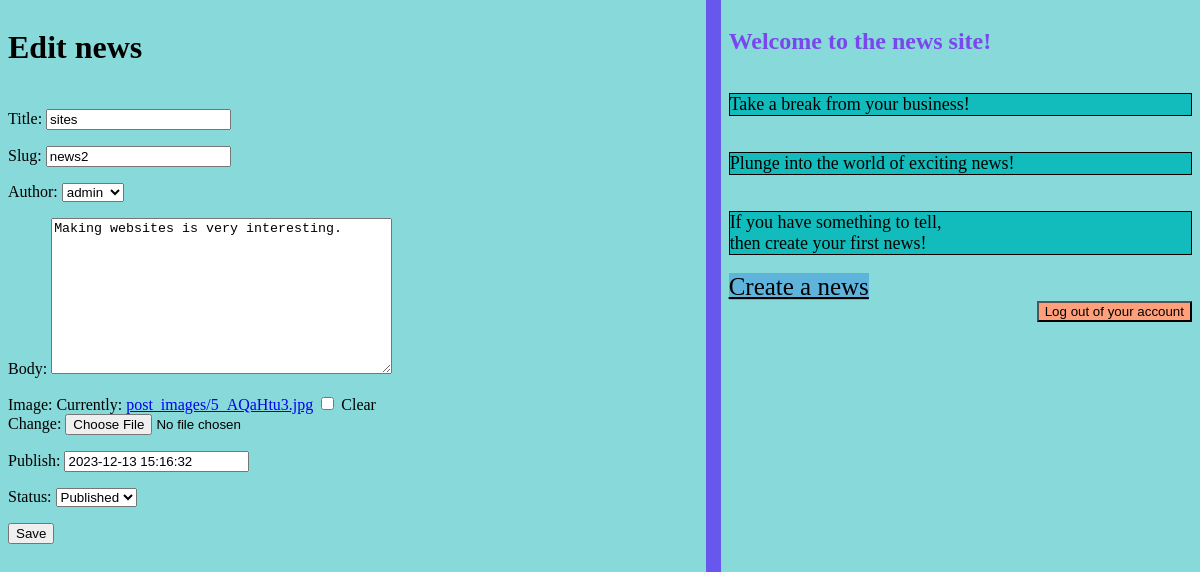
/news/2/update_post/ (signed in), run on the app's committed database.
### news/models.py (models this page shows, shortened)
class Post(models.Model):
    class PostStatus(models.TextChoices):
        DRAFT = "draft", _('Draft')
        PUBLISHED = "published", _('Published')
    tags = TaggableManager()
    title = models.CharField(max_length=250)
    slug = models.SlugField(max_length=250, unique_for_date='publish')
    author = models.ForeignKey(User, related_name='news_posts', on_delete=models.CASCADE)
    body = models.TextField()
    image = models.ImageField(upload_to='post_images/', blank=True, null=True)
    publish = models.DateTimeField(default=timezone.now)
    created = models.DateTimeField(auto_now_add=True)
    updated = models.DateTimeField(auto_now=True)
    status = models.CharField(max_length=10, choices=PostStatus.choices, default=PostStatus.DRAFT)
    class Meta:
        ordering = ('-publish',)

### news/views.py (the view)
# urls.py: path('<int:post_id>/update_post/', views.update_post, name='update_post'),
def update_post(request, post_id):
    post = get_object_or_404(Post, id=post_id)
    if post.author != request.user and not request.user.is_staff:
        return HttpResponseForbidden("This is not your news.")
    if request.method == 'POST':
        form = PostForm(request.POST, request.FILES, instance=post)
        if form.is_valid():
            form.save()
            return redirect('/news', post_id=post.id)
    else:
        form = PostForm(instance=post)
    return render(request, 'news/post/update_post.html', {'form': form, 'post': post})

### news/forms.py
class PostForm(forms.ModelForm):
    class Meta:
        model = Post
        fields = ('tags', 'title', 'slug', 'author', 'body', 'image', 'publish', 'status')

### news/templates/news/post/update_post.html (shortened to what this page needs)
{% extends 'news/base.html' %}
{% block content %}
  <h1>Edit news</h1>
  <form method="post" enctype="multipart/form-data">
    {{ form.as_p }}
    <button type="submit">Save</button>
  </form>
{% endblock %}

### news/static/css/blog.css (style rules this page uses)
*, *::before, *::after { box-sizing: border-box; position: relative; }
body { display: grid; grid-template-columns: 0.8fr auto; margin: 0; padding: 0; min-height: 100vh; }

### data on the page
Post: title "sites", slug "news2", author "admin", body "Making websites is very interesting.", publish "2023-12-13 15:16:32", status "Published"
